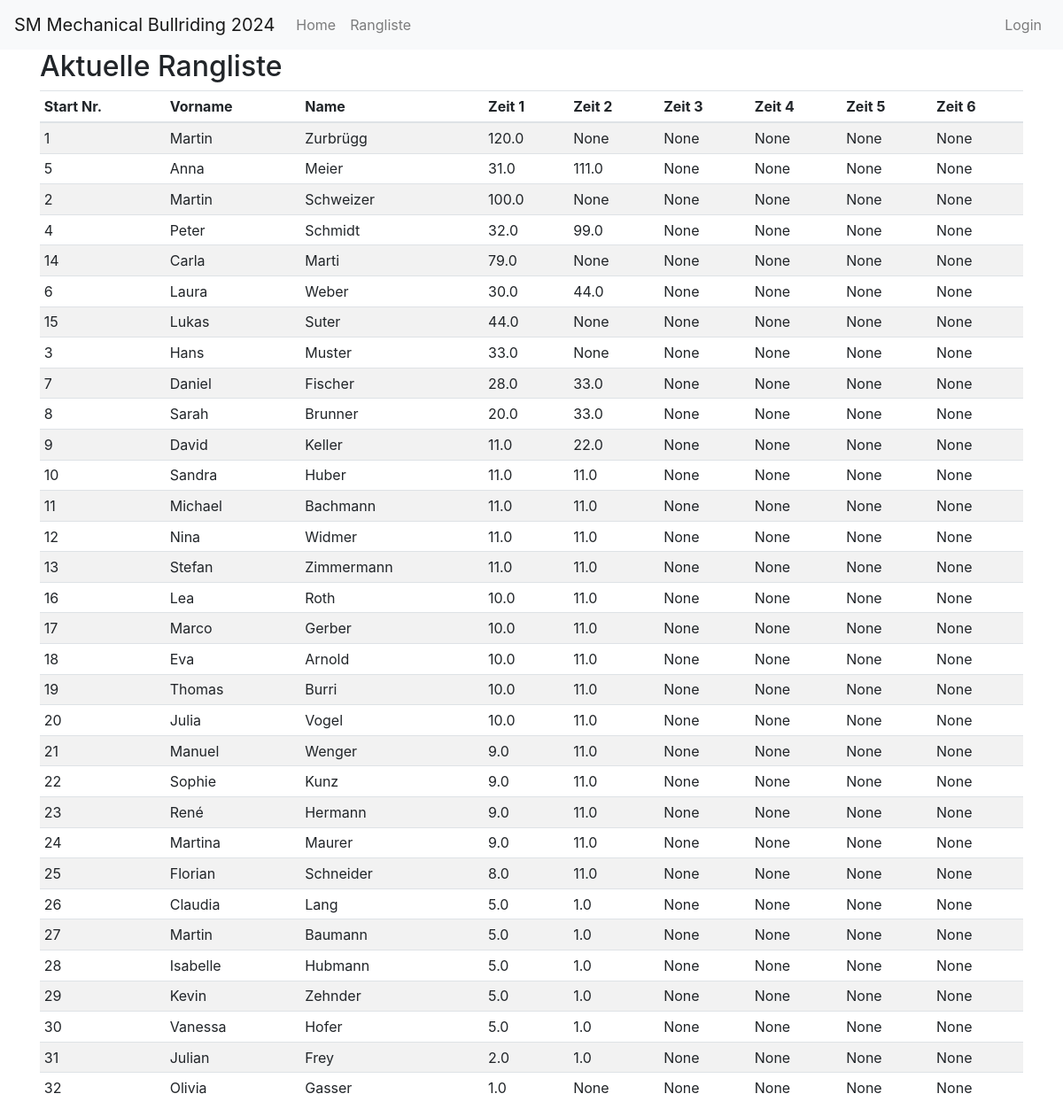
/index, run on the app's committed database.
### app/models.py (models this page shows)
class Participant(db.Model):
    id = db.Column(db.Integer, primary_key=True)
    active = db.Column(db.Boolean, default=False)
    start_nr = db.Column(db.Integer, nullable=True, unique=True)
    first_name = db.Column(db.String(64), nullable=False)
    last_name = db.Column(db.String(64), nullable=False)
    address = db.Column(db.String(128), nullable=False)
    postal_code = db.Column(db.String(10), nullable=False)
    city = db.Column(db.String(64), nullable=False)
    email = db.Column(db.String(120), nullable=True)
    phone = db.Column(db.String(20), nullable=True)
    time1 = db.Column(db.Float, nullable=True)
    time2 = db.Column(db.Float, nullable=True)
    time3 = db.Column(db.Float, nullable=True)
    time4 = db.Column(db.Float, nullable=True)
    time5 = db.Column(db.Float, nullable=True)
    time6 = db.Column(db.Float, nullable=True)
    round1_passed = db.Column(db.Boolean, default=False)
    round2_passed = db.Column(db.Boolean, default=False)
    round3_passed = db.Column(db.Boolean, default=False)
    round4_passed = db.Column(db.Boolean, default=False)
    round5_passed = db.Column(db.Boolean, default=False)
    round1_qualified = db.Column(db.Boolean, default=False)
    round2_qualified = db.Column(db.Boolean, default=False)
    round3_qualified = db.Column(db.Boolean, default=False)
    round4_qualified = db.Column(db.Boolean, default=False)
    round5_qualified = db.Column(db.Boolean, default=False)
    round6_qualified = db.Column(db.Boolean, default=False)
    @property
    def toptime_Vorrunde(self):
        times = [t for t in [self.time1, self.time2, self.time3] if t is not None]
        return max(times) if times else None
    @property
    def toptime_Zwischenrunde(self):
        times = [t for t in [self.time1, self.time2, self.time3] if t is not None]
        return max(times) if times else None
    @property
    def toptime_Finalrunde(self):
        times = [t for t in [self.time1, self.time2, self.time3] if t is not None]
        return max(times) if times else None

### app/routes.py (the view, shortened to what this page needs)
@bp.route('/')
@bp.route('/index')
def index():
    if not current_user.is_authenticated:
        participants = Participant.query.all()
        rankings = sorted(participants, key=lambda p: (
            p.toptime_Finalrunde if p.toptime_Finalrunde is not None else float('-inf'),
            p.toptime_Zwischenrunde if p.toptime_Zwischenrunde is not None else float('-inf'),
            p.toptime_Vorrunde if p.toptime_Vorrunde is not None else float('-inf')
        ), reverse=True)
        return render_template('ranking.html', title='Rangliste', rankings=rankings)

### app/templates/ranking.html
{% extends "base.html" %}
{% block content %}
    <h2>Aktuelle Rangliste</h2>
    <table class="table table-striped table-sm">
      <thead>
        <tr>
          <th>Start Nr.</th>
          <th>Vorname</th>
          <th>Name</th>
          <th>Zeit 1</th>
          <th>Zeit 2</th>
          <th>Zeit 3</th>
          <th>Zeit 4</th>
          <th>Zeit 5</th>
          <th>Zeit 6</th>
        </tr>
      </thead>
      <tbody>
        {% for ranking in rankings %}
          <tr>
            <td>{{ ranking.start_nr }}</td>
            <td>{{ ranking.first_name }}</td>
            <td>{{ ranking.last_name }}</td>
            <td>{{ ranking.time1 | default('') }}</td>
            <td>{{ ranking.time2 | default('') }}</td>
            <td>{{ ranking.time3 | default('') }}</td>
            <td>{{ ranking.time4 | default('') }}</td>
            <td>{{ ranking.time5 | default('') }}</td>
            <td>{{ ranking.time6 | default('') }}</td>
          </tr>
        {% endfor %}
      </tbody>
    </table>
{% endblock %}

### app/templates/base.html (shortened to what this page needs)
<!doctype html>
<html lang="en">
  <head>
    <link href="https://stackpath.bootstrapcdn.com/bootstrap/4.5.2/css/bootstrap.min.css" rel="stylesheet">
    <link href="https://cdnjs.cloudflare.com/ajax/libs/font-awesome/5.15.1/css/all.min.css" rel="stylesheet">
  </head>
  <body>
    <nav class="navbar navbar-expand-md navbar-light bg-light">
      <a class="navbar-brand" href="{{ url_for('main.index') }}">SM Mechanical Bullriding 2024</a>
      <div class="collapse navbar-collapse" id="navbarCollapse">
        <ul class="navbar-nav mr-auto">
          <li class="nav-item">
            <a class="nav-link" href="{{ url_for('main.index') }}">Home</a>
          </li>
          <li class="nav-item">
            <a class="nav-link" href="{{ url_for('main.ranking') }}">Rangliste</a>
          </li>
        </ul>
        <ul class="navbar-nav ml-auto">
          {% if current_user.is_authenticated %}
            <li class="nav-item dropdown">
              <a class="nav-link dropdown-toggle" href="#" id="adminMenu" role="button" data-toggle="dropdown" aria-haspopup="true" aria-expanded="false">
                Admin
              </a>
              <div class="dropdown-menu" aria-labelledby="adminMenu">
                <a class="dropdown-item" href="{{ url_for('main.reset_results') }}">Resultate löschen</a>
                <a class="dropdown-item" href="{{ url_for('main.reset_participants') }}">Teilnehmer löschen</a>
              </div>
            </li>
            <li class="nav-item">
              <a class="nav-link" href="{{ url_for('main.logout') }}">Logout</a>
            </li>
          {% else %}
            <li class="nav-item">
              <a class="nav-link" href="{{ url_for('main.login') }}">Login</a>
            </li>
          {% endif %}
        </ul>
      </div>
    </nav>
    <div class="container">
      {% block content %}{% endblock %}
    </div>
  </body>
</html>

### data on the page
Participant: start_nr "1", first_name "Martin", last_name "Zurbrügg", time1 "120.0", time2 "None", time3 "None", time4 "None", time5 "None", time6 "None"
Participant: start_nr "5", first_name "Anna", last_name "Meier", time1 "31.0", time2 "111.0", time3 "None", time4 "None", time5 "None", time6 "None"
Participant: start_nr "2", first_name "Martin", last_name "Schweizer", time1 "100.0", time2 "None", time3 "None", time4 "None", time5 "None", time6 "None"
Participant: start_nr "4", first_name "Peter", last_name "Schmidt", time1 "32.0", time2 "99.0", time3 "None", time4 "None", time5 "None", time6 "None"
Participant: start_nr "14", first_name "Carla", last_name "Marti", time1 "79.0", time2 "None", time3 "None", time4 "None", time5 "None", time6 "None"
Participant: start_nr "6", first_name "Laura", last_name "Weber", time1 "30.0", time2 "44.0", time3 "None", time4 "None", time5 "None", time6 "None"
Participant: start_nr "15", first_name "Lukas", last_name "Suter", time1 "44.0", time2 "None", time3 "None", time4 "None", time5 "None", time6 "None"
Participant: start_nr "3", first_name "Hans", last_name "Muster", time1 "33.0", time2 "None", time3 "None", time4 "None", time5 "None", time6 "None"
Participant: start_nr "7", first_name "Daniel", last_name "Fischer", time1 "28.0", time2 "33.0", time3 "None", time4 "None", time5 "None", time6 "None"
Participant: start_nr "8", first_name "Sarah", last_name "Brunner", time1 "20.0", time2 "33.0", time3 "None", time4 "None", time5 "None", time6 "None"
Participant: start_nr "9", first_name "David", last_name "Keller", time1 "11.0", time2 "22.0", time3 "None", time4 "None", time5 "None", time6 "None"
Participant: start_nr "10", first_name "Sandra", last_name "Huber", time1 "11.0", time2 "11.0", time3 "None", time4 "None", time5 "None", time6 "None"
Participant: start_nr "11", first_name "Michael", last_name "Bachmann", time1 "11.0", time2 "11.0", time3 "None", time4 "None", time5 "None", time6 "None"
Participant: start_nr "12", first_name "Nina", last_name "Widmer", time1 "11.0", time2 "11.0", time3 "None", time4 "None", time5 "None", time6 "None"
Participant: start_nr "13", first_name "Stefan", last_name "Zimmermann", time1 "11.0", time2 "11.0", time3 "None", time4 "None", time5 "None", time6 "None"
Participant: start_nr "16", first_name "Lea", last_name "Roth", time1 "10.0", time2 "11.0", time3 "None", time4 "None", time5 "None", time6 "None"
Participant: start_nr "17", first_name "Marco", last_name "Gerber", time1 "10.0", time2 "11.0", time3 "None", time4 "None", time5 "None", time6 "None"
Participant: start_nr "18", first_name "Eva", last_name "Arnold", time1 "10.0", time2 "11.0", time3 "None", time4 "None", time5 "None", time6 "None"
Participant: start_nr "19", first_name "Thomas", last_name "Burri", time1 "10.0", time2 "11.0", time3 "None", time4 "None", time5 "None", time6 "None"
Participant: start_nr "20", first_name "Julia", last_name "Vogel", time1 "10.0", time2 "11.0", time3 "None", time4 "None", time5 "None", time6 "None"
Participant: start_nr "21", first_name "Manuel", last_name "Wenger", time1 "9.0", time2 "11.0", time3 "None", time4 "None", time5 "None", time6 "None"
Participant: start_nr "22", first_name "Sophie", last_name "Kunz", time1 "9.0", time2 "11.0", time3 "None", time4 "None", time5 "None", time6 "None"
Participant: start_nr "23", first_name "René", last_name "Hermann", time1 "9.0", time2 "11.0", time3 "None", time4 "None", time5 "None", time6 "None"
Participant: start_nr "24", first_name "Martina", last_name "Maurer", time1 "9.0", time2 "11.0", time3 "None", time4 "None", time5 "None", time6 "None"
Participant: start_nr "25", first_name "Florian", last_name "Schneider", time1 "8.0", time2 "11.0", time3 "None", time4 "None", time5 "None", time6 "None"
Participant: start_nr "26", first_name "Claudia", last_name "Lang", time1 "5.0", time2 "1.0", time3 "None", time4 "None", time5 "None", time6 "None"
Participant: start_nr "27", first_name "Martin", last_name "Baumann", time1 "5.0", time2 "1.0", time3 "None", time4 "None", time5 "None", time6 "None"
Participant: start_nr "28", first_name "Isabelle", last_name "Hubmann", time1 "5.0", time2 "1.0", time3 "None", time4 "None", time5 "None", time6 "None"
Participant: start_nr "29", first_name "Kevin", last_name "Zehnder", time1 "5.0", time2 "1.0", time3 "None", time4 "None", time5 "None", time6 "None"
Participant: start_nr "30", first_name "Vanessa", last_name "Hofer", time1 "5.0", time2 "1.0", time3 "None", time4 "None", time5 "None", time6 "None"
Participant: start_nr "31", first_name "Julian", last_name "Frey", time1 "2.0", time2 "1.0", time3 "None", time4 "None", time5 "None", time6 "None"
Participant: start_nr "32", first_name "Olivia", last_name "Gasser", time1 "1.0", time2 "None", time3 "None", time4 "None", time5 "None", time6 "None"
